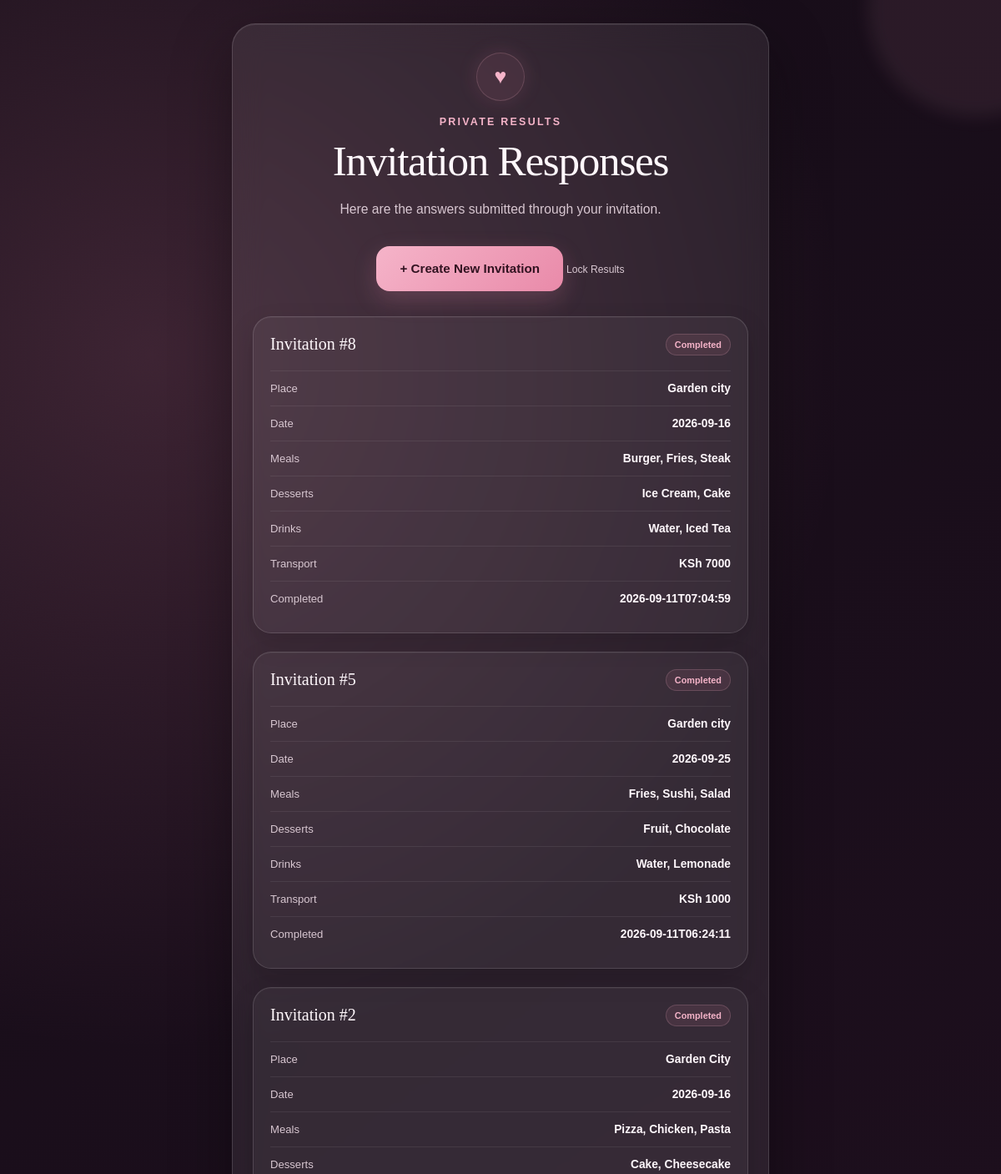
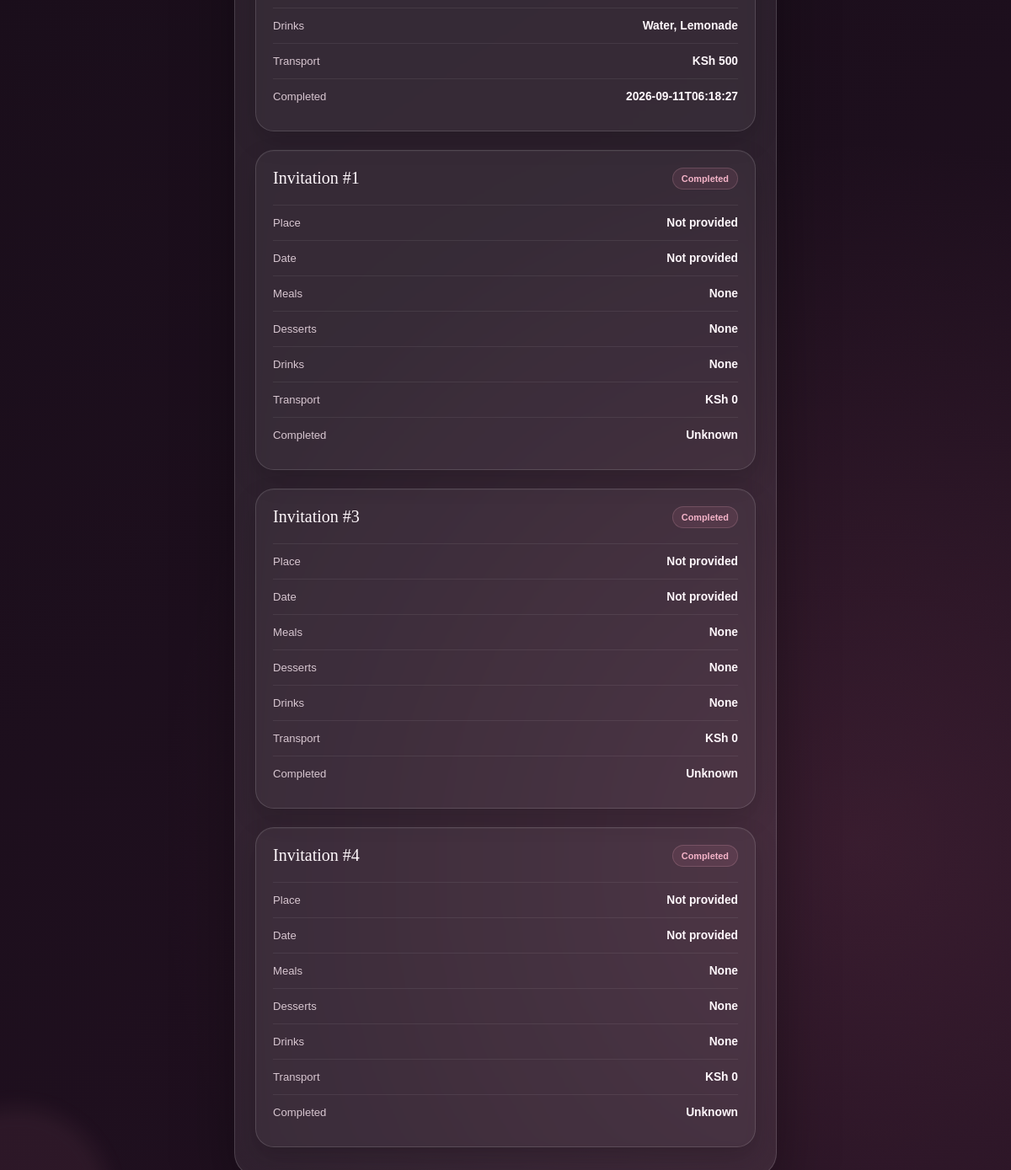
Screenshot of /results (signed in) with the database file from the repository (2 pictures, top to bottom).
### tables this page shows
CREATE TABLE invitations (
            id INTEGER PRIMARY KEY AUTOINCREMENT,
            token TEXT UNIQUE NOT NULL,
            completed INTEGER NOT NULL DEFAULT 0
        , place TEXT, date TEXT, meals TEXT, desserts TEXT, drinks TEXT, transport TEXT, completed_at TEXT);

### app_before_invitation_generator_page.py (the view, shortened to what this page needs)
@app.route("/results", methods=["GET", "POST"])
def results():
    admin_password = os.environ.get("RESULTS_PASSWORD")
    if not session.get("results_authenticated"):
        return render_template(
            "results.html",
            authenticated=False
        )
    invitations = get_completed_invitations()
    return render_template(
        "results.html",
        invitations=invitations,
        authenticated=True
    )

### invitation_db.py (called while the page is built)
def using_postgres():
    return bool(os.environ.get("DATABASE_URL"))

def get_sqlite_connection():
    connection = sqlite3.connect(SQLITE_DATABASE)
    connection.row_factory = sqlite3.Row
    return connection

def get_connection():
    if using_postgres():
        return get_postgres_connection()
    return get_sqlite_connection()

### templates/results.html (shortened to what this page needs)
<!DOCTYPE html>
<html lang="en">
<head>
    <link rel="stylesheet"
          href="{{ url_for('static', filename='style.css') }}">
</head>
<body>
{% if not authenticated %}
<main class="private-login-page">
    <section class="private-login-card">
        <div class="private-login-heart" aria-hidden="true">♥</div>
        <p class="eyebrow">Private Area</p>
        <h1>Invitation Results</h1>
        <p class="private-login-text">
            Enter the private password to view the responses.
        </p>
        {% if error %}
            <div class="login-error">
                {{ error }}
            </div>
        {% endif %}
        <form method="POST" action="{{ url_for('results') }}">
            <label for="results-password">Password</label>
            <input
                id="results-password"
                name="password"
                type="password"
                autocomplete="current-password"
                placeholder="Enter password"
                required
                autofocus
            >
            <button type="submit" class="primary-button">
                Open Results
            </button>
        </form>
    </section>
</main>
{% else %}
<main class="page-shell">
    <section class="glass-card results-card">
        <div class="menu-header">
            <div class="menu-heart" aria-hidden="true">♥</div>
            <p class="eyebrow">Private Results</p>
            <h1>Invitation Responses</h1>
            <p class="welcome-text">
                Here are the answers submitted through your invitation.
            </p>
            <div class="results-actions">
                <a href="{{ url_for('create_invitation_link') }}"
                   class="primary-button results-create-button">
                    + Create New Invitation
                </a>
                <a href="{{ url_for('results_logout') }}"
                   class="results-logout">
                    Lock Results
                </a>
            </div>
        </div>
        {% if invitations %}
            {% for invitation in invitations %}
                <article class="result-card">
                    <div class="result-header">
                        <h2>Invitation #{{ invitation["id"] }}</h2>
                        <span class="result-status">Completed</span>
                    </div>
                    <div class="result-row">
                        <span>Place</span>
                        <strong>{{ invitation["place"] or "Not provided" }}</strong>
                    </div>
                    <div class="result-row">
                        <span>Date</span>
                        <strong>{{ invitation["date"] or "Not provided" }}</strong>
                    </div>
                    <div class="result-row">
                        <span>Meals</span>
                        <strong>{{ invitation["meals"] or "None" }}</strong>
                    </div>
                    <div class="result-row">
                        <span>Desserts</span>
                        <strong>{{ invitation["desserts"] or "None" }}</strong>
                    </div>
                    <div class="result-row">
                        <span>Drinks</span>
                        <strong>{{ invitation["drinks"] or "None" }}</strong>
                    </div>
                    <div class="result-row">
                        <span>Transport</span>
                        <strong>
                            KSh {{ invitation["transport"] or "0" }}
                        </strong>
                    </div>
                    <div class="result-row">
                        <span>Completed</span>
                        <strong>
                            {{ invitation["completed_at"] or "Unknown" }}
                        </strong>
                    </div>
                </article>
            {% endfor %}
        {% endif %}
    </section>
</main>
{% endif %}
</body>
</html>

### static/style.css (style rules this page uses)
:root { --bg: #160d18; --bg-soft: #211020; --surface: rgba(255, 255, 255, 0.08); --surface-strong: rgba(255, 255, 255, 0.12); --border: rgba(255, 255, 255, 0.14); --text: #fff8fc; --muted: #d8c7d1; --rose: #e98aa9; --rose-light: #f5b4c9; --rose-dark: #bd5f82; --shadow: rgba(0, 0, 0, 0.35); }
* { box-sizing: border-box; margin: 0; padding: 0; }
html { min-height: 100%; scroll-behavior: smooth; }
body { min-height: 100vh; font-family: Georgia, "Times New Roman", serif; color: var(--text); background: radial-gradient(circle at 15% 15%, rgba(233, 138, 169, 0.18), transparent 32%), radial-gradient(circle at 85% 85%, rgba(189, 95, 130, 0.16), transparent 32%), linear-gradient(145deg, var(--bg), var(--bg-soft)); overflow-x: hidden; }
body::before { content: ""; position: fixed; width: 260px; height: 260px; top: -120px; right: -100px; border-radius: 50%; background: rgba(245, 180, 201, 0.08); filter: blur(10px); pointer-events: none; }
body::after { content: ""; position: fixed; width: 220px; height: 220px; bottom: -110px; left: -90px; border-radius: 50%; background: rgba(233, 138, 169, 0.07); filter: blur(12px); pointer-events: none; }
a { color: inherit; text-decoration: none; }
.page-shell { width: min(100%, 680px); min-height: 100vh; margin: 0 auto; padding: 28px 18px; display: flex; align-items: center; justify-content: center; }
.glass-card { width: 100%; padding: 34px 24px; border: 1px solid var(--border); border-radius: 28px; background: var(--surface); box-shadow: 0 25px 70px var(--shadow), inset 0 1px 0 rgba(255, 255, 255, 0.08); backdrop-filter: blur(18px); -webkit-backdrop-filter: blur(18px); }
.eyebrow { margin-bottom: 12px; color: var(--rose-light); font-family: Arial, sans-serif; font-size: 0.78rem; font-weight: 600; letter-spacing: 0.18em; text-transform: uppercase; }
h1 { margin-bottom: 18px; font-size: clamp(2rem, 8vw, 3.2rem); line-height: 1.08; font-weight: 500; letter-spacing: -0.025em; }
.welcome-text { max-width: 430px; margin: 0 auto 30px; color: var(--muted); font-family: Arial, sans-serif; font-size: 0.98rem; line-height: 1.7; }
.primary-button, .secondary-button { min-height: 54px; padding: 14px 28px; border-radius: 16px; display: inline-flex; align-items: center; justify-content: center; font-family: Arial, sans-serif; font-size: 0.95rem; font-weight: 600; transition: transform 0.2s ease, box-shadow 0.2s ease, background 0.2s ease; }
.primary-button { color: #321321; background: linear-gradient( 135deg, var(--rose-light), var(--rose) ); box-shadow: 0 10px 28px rgba(233, 138, 169, 0.22); }
.menu-header { text-align: center; margin-bottom: 30px; }
.menu-heart { width: 58px; height: 58px; margin: 0 auto 18px; display: flex; align-items: center; justify-content: center; border-radius: 50%; color: var(--rose-light); background: rgba(233, 138, 169, 0.10); border: 1px solid rgba(245, 180, 201, 0.18); font-size: 25px; box-shadow: 0 0 25px rgba(233, 138, 169, 0.14); }
.results-card { max-width: 680px; }
.result-card { margin-top: 22px; padding: 20px; border: 1px solid var(--border); border-radius: 22px; background: rgba(255, 255, 255, 0.045); box-shadow: 0 12px 30px rgba(0, 0, 0, 0.16), inset 0 1px 0 rgba(255, 255, 255, 0.04); }
.result-header { display: flex; align-items: center; justify-content: space-between; gap: 12px; margin-bottom: 18px; }
.result-header h2 { color: var(--text); font-family: Georgia, "Times New Roman", serif; font-size: 1.25rem; font-weight: 500; }
.result-status { flex-shrink: 0; padding: 6px 10px; border-radius: 14px; color: var(--rose-light); background: rgba(233, 138, 169, 0.10); border: 1px solid rgba(245, 180, 201, 0.18); font-family: Arial, sans-serif; font-size: 0.68rem; font-weight: 700; }
.result-row { display: flex; align-items: flex-start; justify-content: space-between; gap: 18px; padding: 13px 0; border-top: 1px solid rgba(255, 255, 255, 0.07); font-family: Arial, sans-serif; }
.result-row span { flex-shrink: 0; color: var(--muted); font-size: 0.82rem; }
.result-row strong { color: var(--text); font-size: 0.86rem; font-weight: 600; text-align: right; overflow-wrap: anywhere; }
.results-logout { display: inline-block; margin-top: 18px; color: var(--muted); font-family: Arial, sans-serif; font-size: 0.76rem; text-decoration: none; transition: color 0.2s ease; }

### rows the page displays
invitations: id "8", place "Garden city", date "2026-09-16", meals "Burger, Fries, Steak", desserts "Ice Cream, Cake", drinks "Water, Iced Tea", transport "7000", completed_at "2026-09-11T07:04:59"
invitations: id "5", place "Garden city", date "2026-09-25", meals "Fries, Sushi, Salad", desserts "Fruit, Chocolate", drinks "Water, Lemonade", transport "1000", completed_at "2026-09-11T06:24:11"
invitations: id "2", place "Garden City", date "2026-09-16", meals "Pizza, Chicken, Pasta", desserts "Cake, Cheesecake", drinks "Water, Lemonade", transport "500", completed_at "2026-09-11T06:18:27"
invitations: id "1", invitation "Not provided", invitation "None", invitation "0", invitation "Unknown"
invitations: id "3", invitation "Not provided", invitation "None", invitation "0", invitation "Unknown"
invitations: id "4", invitation "Not provided", invitation "None", invitation "0", invitation "Unknown"
